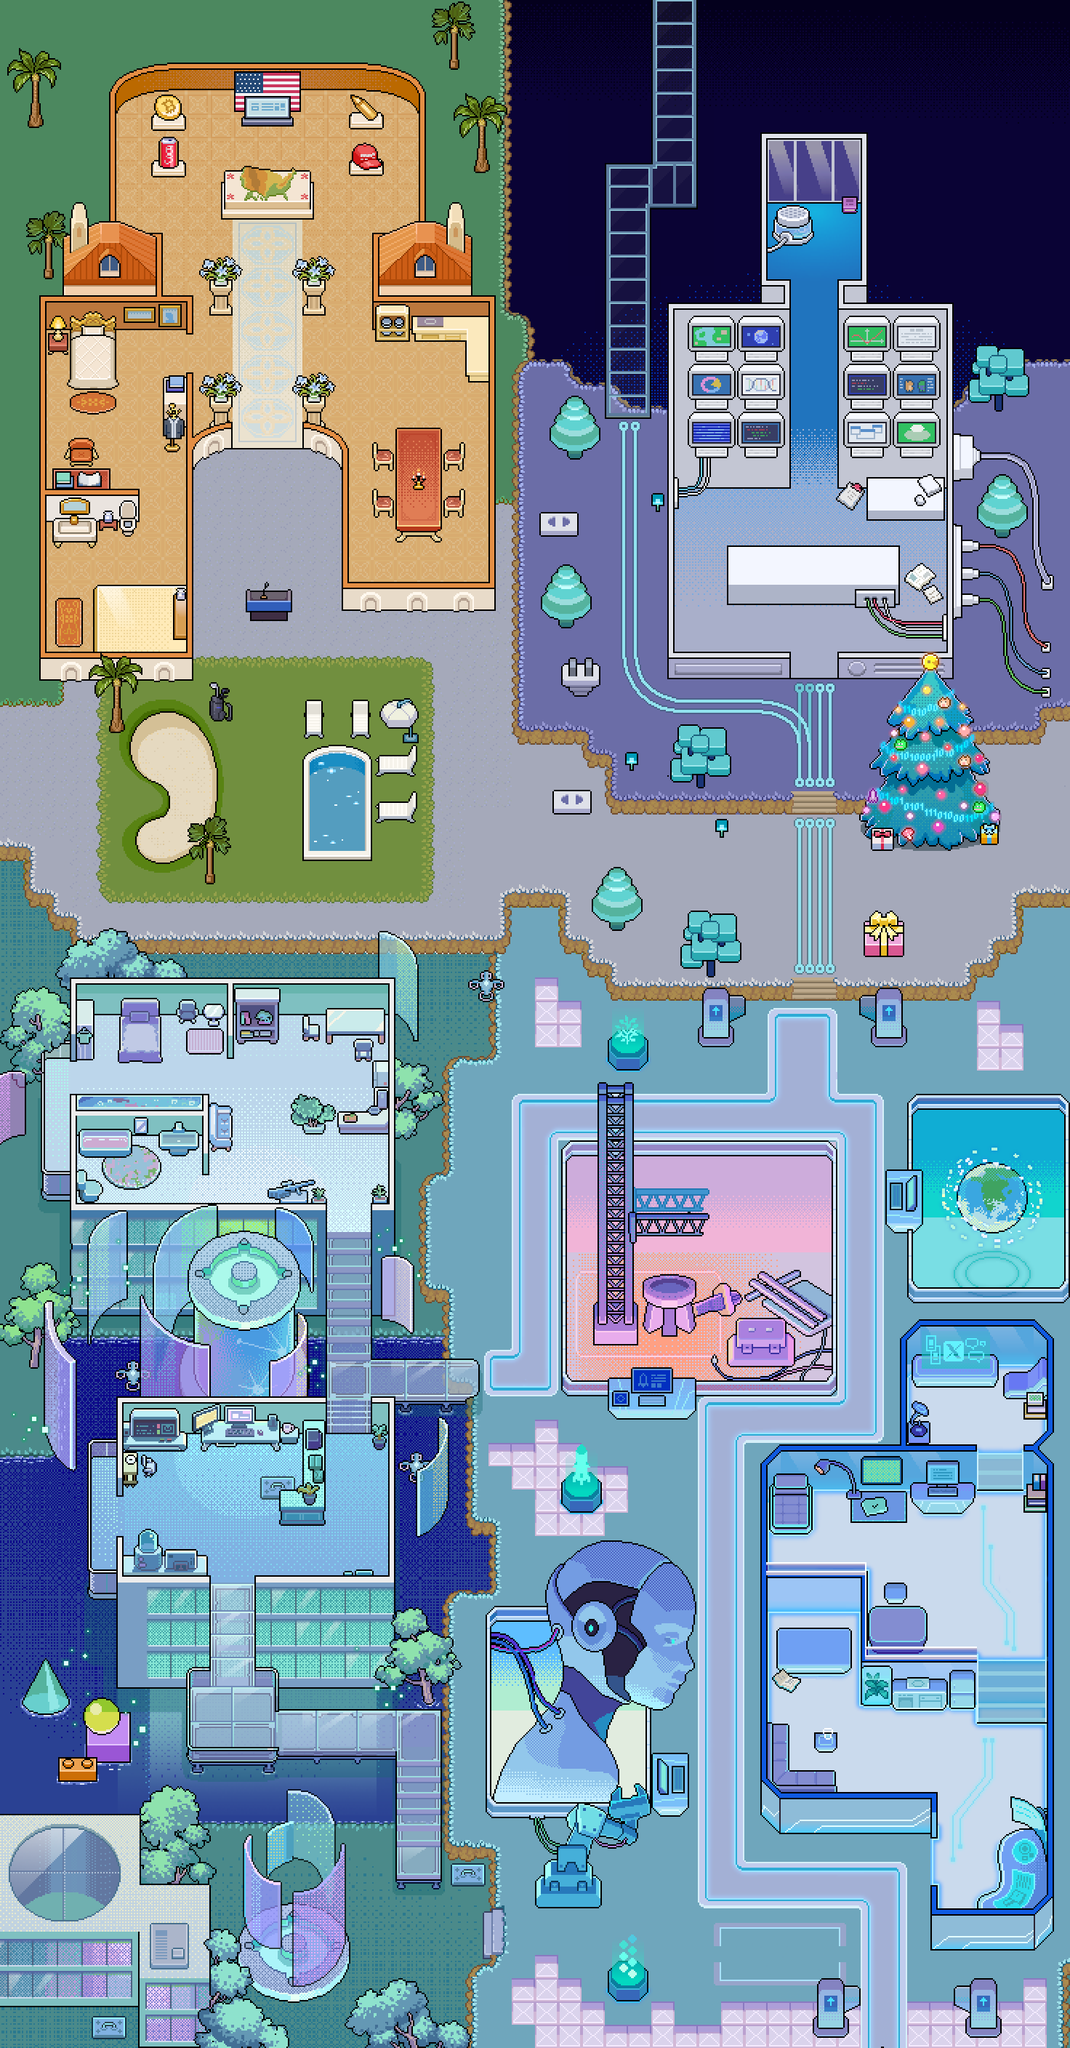

A level layout from a 2D game, rendered from its tile map. Below: a short description, then the map file with tile-grid data replaced by summaries:
An orthogonal 46x88 tile map with 32x32 px tiles, 2 tile layers (building, layer_1), 2 tilesets and 37 objects (workbench, bookstack, chair, computer, muskData_right_1, ...).

<map version="1.10" tiledversion="1.11.0" orientation="orthogonal" renderorder="left-up" width="46" height="88" tilewidth="32" tileheight="32" infinite="0" nextlayerid="8" nextobjectid="104">
 <editorsettings>
  <export target="map3.tmj" format="json" />
 </editorsettings>
 <tileset firstgid="1" name="block" tilewidth="32" tileheight="32" tilecount="1" columns="1">
  <image source="map/block.png" width="32" height="32" />
 </tileset>
 <tileset firstgid="2" name="map3" tilewidth="32" tileheight="32" tilecount="4048" columns="46">
  <image source="map/map3.png" width="1472" height="2816" />
 </tileset>
 <layer id="6" name="building" width="46" height="88">
  <data>[4048 cells, 2372 non-empty, 1 distinct tile ids]</data>
 </layer>
 <layer id="1" name="layer_1" width="46" height="88">
  <data>[4048 cells, 4048 non-empty, 4048 distinct tile ids]</data>
 </layer>
 <objectgroup id="5" name="object">
  <object id="66" name="workbench" x="1134" y="306.5" />
  <object id="67" name="bookstack" x="1006.5" y="690.5" />
  <object id="68" name="chair" x="1103" y="723.5" />
  <object id="69" name="computer" x="1232" y="723" />
  <object id="70" name="muskData_right_1" x="1199.03" y="1651.76" />
  <object id="71" name="muskData_up_1" x="883.027" y="1971.76" />
  <object id="72" name="muskData_left_1" x="975.027" y="2451.76" />
  <object id="73" name="muskMeeting" x="1325.7" y="1907.76" />
  <object id="74" name="muskRead" x="1391.03" y="1939.76" />
  <object id="75" name="muskEat" x="1228.36" y="2193.09" />
  <object id="76" name="muskCook" x="1263.03" y="2354.43" />
  <object id="77" name="muskSleep" x="1101.7" y="2097.09" />
  <object id="78" name="muskThink" x="1357.7" y="2577.09" />
  <object id="79" name="satoshiTree" x="1202.85" y="1199.69" />
  <object id="80" name="popcatTree" x="1237.35" y="1203.19" />
  <object id="81" name="pepeTree" x="1267.35" y="1200.69" />
  <object id="82" name="muskTree" x="1299.35" y="1203.19" />
  <object id="83" name="pippinTree" x="1330.35" y="1201.69" />
  <object id="84" name="elizaTree" x="1360.35" y="1200.69" />
  <object id="85" name="trumpTree" x="1393.52" y="1166.69" />
  <object id="86" name="trumpMeeting" x="366.515" y="178.024" />
  <object id="87" name="trumpThink" x="365.845" y="306.024" />
  <object id="88" name="trumpSleep" x="141.185" y="526.694" />
  <object id="89" name="trumpRead" x="109.845" y="625.364" />
  <object id="90" name="trumpEat" x="525.185" y="623.364" />
  <object id="91" name="trumpCook" x="589.185" y="467.364" />
  <object id="92" name="trumpSpeech" x="364.515" y="787.364" />
  <object id="93" name="trumpCheck_down_1" x="1070.67" y="1550.67" />
  <object id="94" name="trumpCheck_left_2" x="1166.67" y="1741.33" />
  <object id="95" name="trumpCheck_up_3" x="1006.67" y="1934.67" />
  <object id="96" name="satoshiFix_down_1" x="1070" y="1710" />
  <object id="97" name="satoshiFix_left_2" x="977" y="1746" />
  <object id="98" name="satoshiFix_up_3" x="942" y="1841" />
  <object id="99" name="altmanSleep" x="206" y="1424" />
  <object id="100" name="altmanEat" x="434" y="1421" />
  <object id="101" name="altmanCook" x="496" y="1554.5" />
  <object id="102" name="altmanToAI" x="464" y="1872" />
 </objectgroup>
</map>
